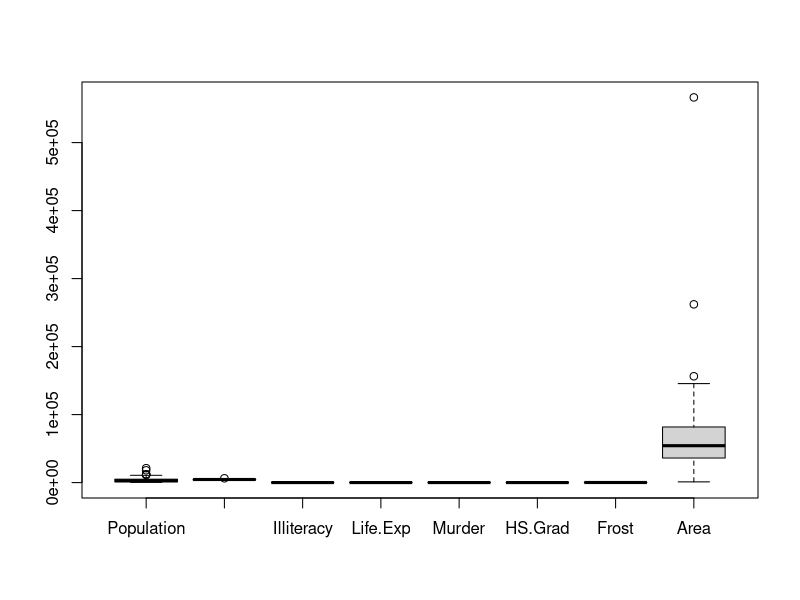
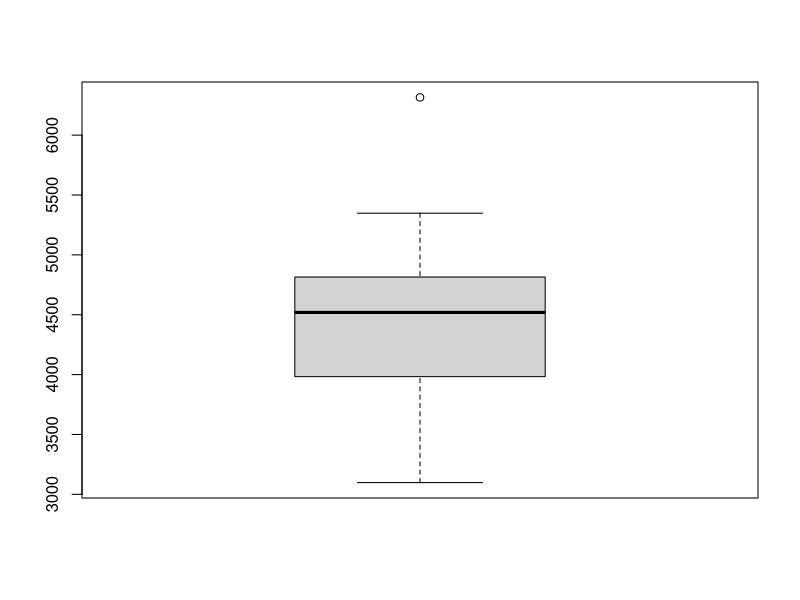

These charts were generated, in order, by the following R code:
#결측치
z <- c(1,2,3,NA,5,NA,7)
sum(z) #오류
is.na(z) #확인
sum(is.na(z)) #개수확인
sum(z, na.rm=TRUE) #결측치 빼고 합


z1 <- c(1,2,3,NA,5,NA,8)
z2 <- c(5,8,1,NA,3,NA,7)
z3 <- c(1,2,3,4,5,6,7)
z3[is.na(z2)]

z1[is.na(z1)] <- 0 #치환 
z1

z3 <- as.vector(na.omit(z2)) #제거
z3
z4 <- na.omit(z2)
z4
x <- iris
x[1,2] <- NA; x[1,3] <- NA
x[2,3] <- NA; x[3,4] <- NA
head(x)

for(i in 1:ncol(x)) {
  this.na <- is.na(x[,i])
  cat(colnames(x)[i], "\t", sum(this.na), "\n")
}

x <- iris
col_na <- function(y) {
  return(sum(is.na(y)))
}
na_count <- apply(x,2,FUN=col_na)
na_count


sum(is.na(iris[,1]))

st <- data.frame(state.x77)
boxplot.stats(st$Income)$out
boxplot(st)
boxplot(st$Income)

 
idx <- sample(1:nrow(iris), 50, replace=FALSE)
iris.50 <- iris[idx,]
iris.50
head(iris.50)
iris.50$Species
split(iris.50, iris.50$Species)
set.seed(100)
sample(1:50, 10)
sample(1:50, 10)
sample(1:50, 10)
sample(1:50, 10)
sample(1:50, 10)
set.seed(5)
sample(1:50, 10)
sample(1:50, 10)
sample(1:10, 2)
sample(1:50, 10)
sample(1:50, 10)
sample(1:10, 2)
sample(1:10, 2)
sample(1:10, 2)

iris.list <- list(iris[,c(1,2)])
iris.list
aggregate(iris[,-5], by=list(iris$Species), FUN=mean)
mtcars
agg <- aggregate(mtcars, by=list(cyl=mtcars$cyl, vs=mtcars$vs), FUN=max)
agg
cars<- mtcars[mtcars$cyl==6,]
cars

install.packages("stringr")
library(stringr)
v1 <- c('aa','ba','ccb','Ab','Bbc')
str_detect(v1,'a')
str_count(v1)
str_c(v1, collapse = "-")

length(v1[1])
str_length(v1[1])

animal <- " pig/dog/cat "
a <- str_split(animal, '/')
a

str_sub(animal, start=1, end=3)


a <- str_trim(animal)
b <- str_trim(animal, side='left')
c <- str_trim(animal, side ='right')
a
b
c 